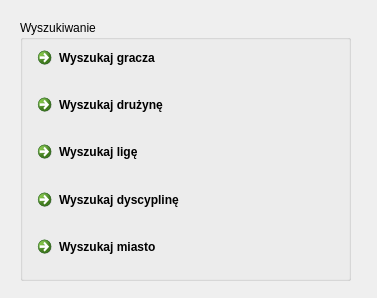
<?xml version="1.0" encoding="UTF-8"?>
<ui version="4.0">
 <class>wyszukiwanie</class>
 <widget class="QDialog" name="wyszukiwanie">
  <property name="geometry">
   <rect>
    <x>0</x>
    <y>0</y>
    <width>377</width>
    <height>298</height>
   </rect>
  </property>
  <property name="windowTitle">
   <string>Dialog</string>
  </property>
  <widget class="QGroupBox" name="groupBox_6">
   <property name="geometry">
    <rect>
     <x>20</x>
     <y>20</y>
     <width>331</width>
     <height>261</height>
    </rect>
   </property>
   <property name="title">
    <string>Wyszukiwanie</string>
   </property>
   <widget class="QWidget" name="layoutWidget_4">
    <property name="geometry">
     <rect>
      <x>10</x>
      <y>20</y>
      <width>311</width>
      <height>230</height>
     </rect>
    </property>
    <layout class="QVBoxLayout" name="verticalLayout_5">
     <item>
      <widget class="QCommandLinkButton" name="wyszukiwanie_2">
       <property name="text">
        <string>Wyszukaj gracza</string>
       </property>
      </widget>
     </item>
     <item>
      <widget class="QCommandLinkButton" name="wyszukiwanie_druzyn">
       <property name="text">
        <string>Wyszukaj drużynę</string>
       </property>
      </widget>
     </item>
     <item>
      <widget class="QCommandLinkButton" name="wyszukiwanie_3">
       <property name="text">
        <string>Wyszukaj ligę</string>
       </property>
      </widget>
     </item>
     <item>
      <widget class="QCommandLinkButton" name="zaloz_druzyne_3">
       <property name="text">
        <string>Wyszukaj dyscyplinę</string>
       </property>
      </widget>
     </item>
     <item>
      <widget class="QCommandLinkButton" name="zaloz_druzyne_4">
       <property name="text">
        <string>Wyszukaj miasto</string>
       </property>
      </widget>
     </item>
    </layout>
   </widget>
  </widget>
 </widget>
 <resources/>
 <connections/>
</ui>
